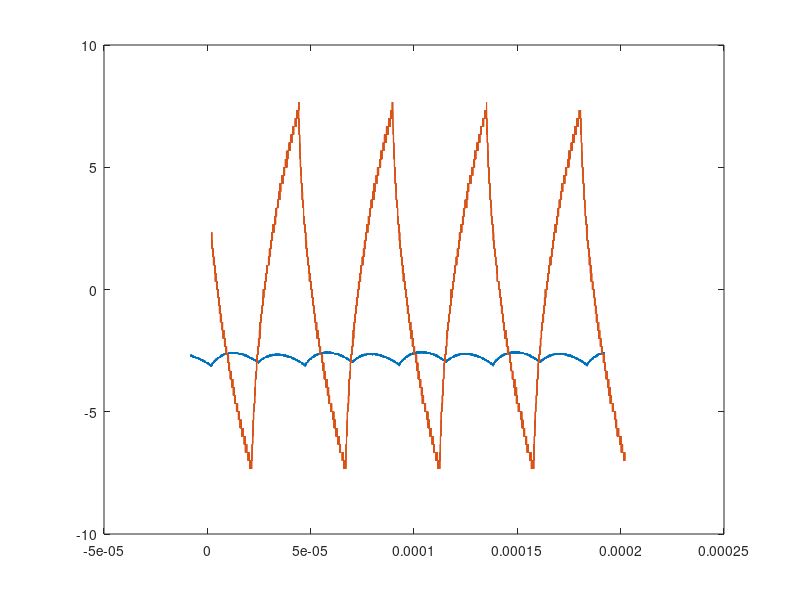

Write the MATLAB code that produced this figure.
clear all; close all; clc;

to_tikz = 0;

C1_s = csvread('C1controller-board2-motorcurrent-gate-22k-50d50d00001.txt',5,0);    %TEMP
C1_m = csvread('C1controller-board2-supplycurrent-gate-22k-50d50d00001.txt',5,0);    %TEMP

C2_s = csvread('C2controller-board2-motorcurrent-gate-22k-50d50d00001.txt',5,0);    %TEMP
C2_m = csvread('C2controller-board2-supplycurrent-gate-22k-50d50d00001.txt',5,0);    %TEMP

C3_s = csvread('C3controller-board2-motorcurrent-gate-22k-50d50d00001.txt',5,0);    %TEMP
C3_m = csvread('C3controller-board2-supplycurrent-gate-22k-50d50d00001.txt',5,0);    %TEMP


C4_supplycurrent = csvread('C4controller-board2-supplycurrent-gate-22k-50d50d00001.txt',5,0);
C4_motorcurrent = csvread('C4controller-board2-motorcurrent-gate-22k-50d50d00001.txt',5,0);



timeshift = 0.7e-4;
phase = 10e-6;
time_supplycurrent_C4 = C4_supplycurrent(:,1) + timeshift;
supplycurrent_C4 = C4_supplycurrent(:,2);

time_motorcurrent_C4 = C4_motorcurrent(:,1) + timeshift + phase;
motorcurrent_C4 = C4_motorcurrent(:,2);

%TEMP
time_C1_s = C1_s(:,1) + timeshift;
data_C1_s = C1_s(:,2);
%TEMP
time_C1_m = C1_m(:,1) + timeshift + phase;
data_C1_m = C1_m(:,2);
%TEMP
time_C2_s = C2_s(:,1) + timeshift;
data_C2_s = C2_s(:,2);
%TEMP
time_C2_m = C2_m(:,1) + timeshift + phase;
data_C2_m = C2_m(:,2);

%TEMP
time_C3_s = C3_s(:,1) + timeshift;
data_C3_s = C3_s(:,2);
%TEMP
time_C3_m = C3_m(:,1) + timeshift + phase;
data_C3_m = C3_m(:,2);


%figure(1)
%plot(time_supplycurrent_C4, supplycurrent_C4, time_motorcurrent_C4, motorcurrent_C4,time_C1_m,data_C1_m,time_C1_s,data_C1_s,time_C2_m,data_C2_m,time_C2_s,data_C2_s,time_C3_m,data_C3_m,time_C3_s,data_C3_s)


figure(2)
plot(time_supplycurrent_C4, supplycurrent_C4, time_motorcurrent_C4, motorcurrent_C4)
